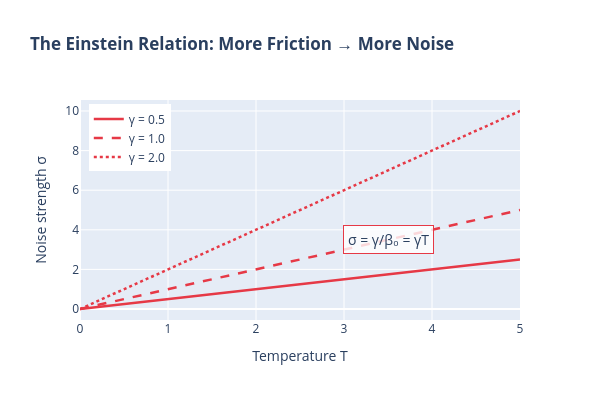

Notebook cell for this chart:
### Markdown cell above
## Part 9: Where Does the Noise-Dissipation Link Come From?

### The puzzle

In Parts 1–8 we treated the **fluctuation-dissipation relation** (FDR) as an axiom: noise and friction are linked, period. But *why*? Where does this rule come from?

### The answer: thermal equilibrium is a symmetry

The **CGL dynamical KMS transformation** (Crossley, Glorioso, Liu — 2017) shows that thermal equilibrium acts as a Z₂ symmetry of the effective action. Just as spatial parity swaps left↔right, the CGL transformation swaps forward↔backward in imaginary time, encoding the detailed balance condition of statistical mechanics.

The master formula in Fourier space is:

$$K_N(\omega, k) = -\frac{i}{\beta_0 \omega}\left[K_R(\omega, k) - K_R(-\omega, k)\right]$$

This picks out only the **odd-in-ω (dissipative)** part of the retarded kernel. The even-in-ω (conservative) terms — like the wave equation — cancel identically and produce **zero noise**. This is physically correct: a non-dissipative system has no thermal fluctuations.

### The simplest case: Einstein's relation

The most familiar example is the Einstein relation for Brownian motion: $\sigma = \gamma / \beta_0 = \gamma T$. The noise strength $\sigma$ equals the friction coefficient $\gamma$ times the temperature. This is the N=0 limit of the CGL master formula.

### What this means for the project

The CGL derivation provides the **theoretical foundation** for all the FDR constraints we used in Parts 1–8. It's not just a rule — it follows from a fundamental symmetry of thermal equilibrium. No other analog gravity program has formally verified this derivation.

### Code cell
# ── Figure 7: Einstein relation — the simplest FDR ──
# viz-ref: fig_einstein_relation
# Physics imported from src — no inline formulas

import numpy as np
import plotly.graph_objects as go

# Temperature dependence: σ = γT (k_B = 1 units)
T_range = np.linspace(0, 5, 200)
gamma_vals = [0.5, 1.0, 2.0]

fig7 = go.Figure()
line_styles = ["solid", "dash", "dot"]
for gamma, dash in zip(gamma_vals, line_styles):
    sigma = gamma * T_range
    fig7.add_trace(
        go.Scatter(
            x=T_range,
            y=sigma,
            mode="lines",
            name=f"γ = {gamma}",
            line=dict(color=COLORS["dissipative"], width=2.5, dash=dash),
        )
    )

fig7.add_annotation(
    x=3.5,
    y=3.5,
    text="σ = γ/β₀ = γT",
    font=dict(size=14),
    showarrow=False,
    bgcolor="rgba(255,255,255,0.8)",
    bordercolor=COLORS["dissipative"],
    borderwidth=1,
    borderpad=4,
)
fig7.update_xaxes(title_text="Temperature T")
fig7.update_yaxes(title_text="Noise strength σ")
fig7.update_layout(
    title="<b>The Einstein Relation: More Friction → More Noise</b>",
    height=400,
    width=600,
    legend=dict(x=0.02, y=0.98),
)
fig7.show()

### Figure 1 — Plotly figure (JSON) as saved in the notebook; plotly's stock layout.template omitted (floating-point values rounded to 4 significant figures; data arrays with more than 128 entries replaced by an {"elided": "..."} marker saying what was removed)
{"data": [{"line": {"color": "#E63946", "dash": "solid", "width": 2.5}, "mode": "lines", "name": "γ = 0.5", "type": "scatter", "x": {"elided": "200 float values"}, "y": {"elided": "200 float values"}}, {"line": {"color": "#E63946", "dash": "dash", "width": 2.5}, "mode": "lines", "name": "γ = 1.0", "type": "scatter", "x": {"elided": "200 float values"}, "y": {"elided": "200 float values"}}, {"line": {"color": "#E63946", "dash": "dot", "width": 2.5}, "mode": "lines", "name": "γ = 2.0", "type": "scatter", "x": {"elided": "200 float values"}, "y": {"elided": "200 float values"}}], "layout": {"annotations": [{"bgcolor": "rgba(255,255,255,0.8)", "bordercolor": "#E63946", "borderpad": 4, "borderwidth": 1, "font": {"size": 14}, "showarrow": false, "text": "σ = γ/β₀ = γT", "x": 3.5, "y": 3.5}], "height": 400, "legend": {"x": 0.02, "y": 0.98}, "title": {"text": "<b>The Einstein Relation: More Friction → More Noise</b>"}, "width": 600, "xaxis": {"title": {"text": "Temperature T"}}, "yaxis": {"title": {"text": "Noise strength σ"}}}}
